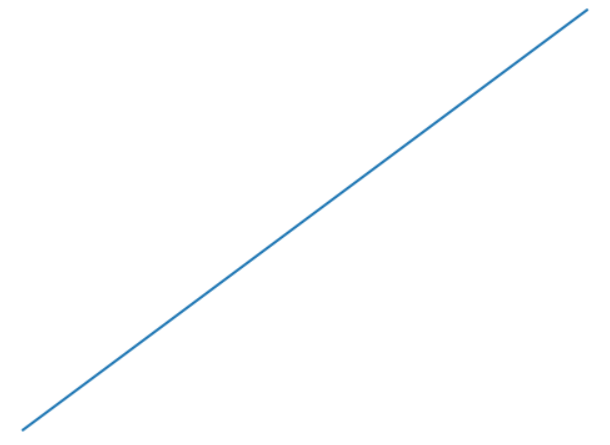
#> input picture plot2.png, 610 x 445 px
$ jupyter execute --allow-errors adasdad.ipynb
#> lines starting #> are read from the running program, lines starting #| are printed output that depends on the picture; after the words box and inside, x2 and y2 are one past the last pixel; in counts of white or black regions, pixels touching at a corner belong together
[cell 1]
import cv2
import matplotlib.pyplot as plt
import numpy as np
import pandas as pd
import numpy as np
from skimage.io import imread
from skimage.util import montage as montage2d
from skimage.morphology import skeletonize
from skimage.filters import threshold_yen as thresh_func
from skimage.filters import median
from skimage.morphology import disk, diamond
from skimage.morphology import label as sk_label #ndimage has function label as well with different call
from skimage.morphology import opening, closing
from skimage.morphology import medial_axis
from skimage.morphology import skeletonize
from skimage import draw
from scipy import ndimage
import networkx as nx
from IPython.display import Image
import pandas as pd

[cell 2]
def Image_read_thresh(img_path):
  img=cv2.imread(img_path,0)#reading image as a grayscale
  plt.imshow(img,cmap='gray')

  ret,thresh = cv2.threshold(img,127,255,cv2.THRESH_BINARY)
  plt.imshow(thresh,cmap='gray')

[cell 3]
img=cv2.imread('plot2.png',0)#reading image as a grayscale
#> img: shape (445, 610); min 112, max 255, mean 254
ret,thresh = cv2.threshold(img,127,255,cv2.THRESH_BINARY)
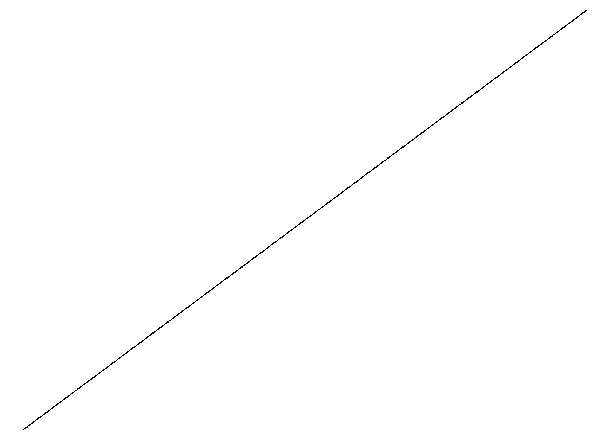
#> thresh: shape (445, 610); 99.7% white; black in thin lines or dots, all inside (x1, y1, x2, y2) = (23, 10, 587, 430)
np.count_nonzero(thresh==0)
#> Out = 803

[cell 4]
edges = cv2.Canny(img,100,200)
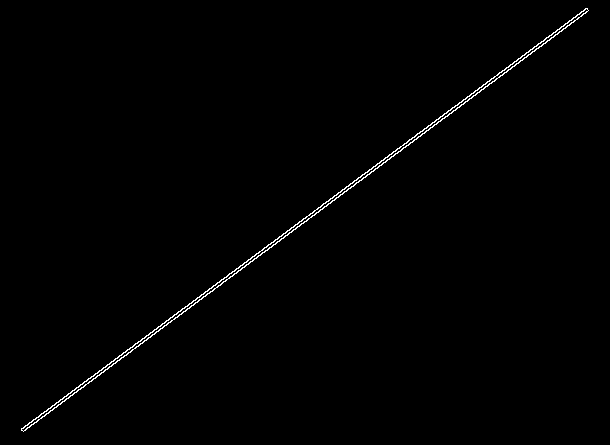
#> edges: shape (445, 610); 0.72% white in thin lines or dots, all inside (x1, y1, x2, y2) = (21, 8, 589, 432)
plt.imshow(edges,cmap = 'gray');plt.title('Edge Image')
#> (this line was passed over: IPython is not available in this run)
#> (this line was passed over: IPython is not available in this run)

[cell 5]
def stroke_thickness_img(in_img):
    skel, distance = medial_axis(in_img, return_distance=True)
    skeleton = skeletonize(in_img)
    # Distance to the background for pixels of the skeleton
    plt.imshow(skeleton,cmap='gray')
    return skeleton *distance

[cell 6]
thresh[thresh == 255] = 1

[cell 7]
def read_and_thresh(in_path, resize=True):
    c_img = process_imread(in_path, resize=resize)
    c_img = (255*c_img).clip(0, 255).astype('uint8')
    c_img = median(c_img, disk(1))
    c_thresh = thresh_func(c_img)
    return c_img>c_thresh

[cell 8]
from skimage.io import imread

[cell 9]
plt.plot(np.cos(np.arange(0,np.pi,0.1)))
#> (this line was passed over: IPython is not available in this run)
plt.savefig('sine.png')
#> (this line was passed over: IPython is not available in this run)

[cell 10]
np.cos(np.arange(0,np.pi,0.1))

[cell 11]
z=imread("plot2.png")

[cell 12]
def process_imread(in_path, resize=True):
    """read images, invert and scale them"""
#> called with in_path = 'plot2.png', resize = False
    c_img = 1.0-imread(in_path, as_gray=True)
#> c_img: shape (445, 610) float64; min 0, max 0.589, mean 0.00402
    max_dim = np.max(c_img.shape)
#> max_dim = 610
    if not resize:
        return c_img
    if c_img.shape==(256, 256):
        return c_img
    if max_dim>256:
        big_dim = 512
    else:
        big_dim = 256
    """ pad with zeros and center image, sizing to either 256 or 512"""
    out_img = np.zeros((big_dim, big_dim), dtype='float32')
    c_offset = (big_dim-c_img.shape[0])//2
    d_offset = c_img.shape[0]+c_offset

    e_offset = (big_dim-c_img.shape[1])//2
    f_offset = c_img.shape[1]+e_offset
    out_img[c_offset:d_offset, e_offset:f_offset] = c_img[:(d_offset-c_offset), :(f_offset-e_offset)]
    return out_img

[cell 13]
def read_and_thresh(in_path, resize=True):
    c_img = process_imread(in_path, resize=resize)
    c_img = (255*c_img).clip(0, 255).astype('uint8')
    c_img = median(c_img, disk(1))
    c_thresh = thresh_func(c_img)
#> c_thresh = 5
    return c_img>c_thresh
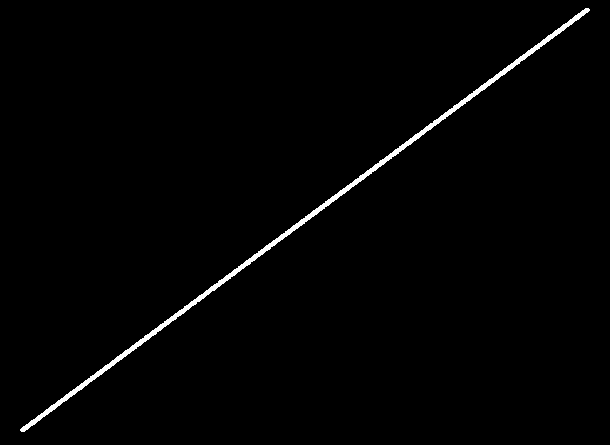
#> returned value: shape (445, 610) bool; 1.2% white; 1 white region, box (x1, y1, x2, y2) and area: (20, 8, 590, 432) 3385

[cell 14]
img=read_and_thresh("plot2.png",False)
skel=skeletonize(img)
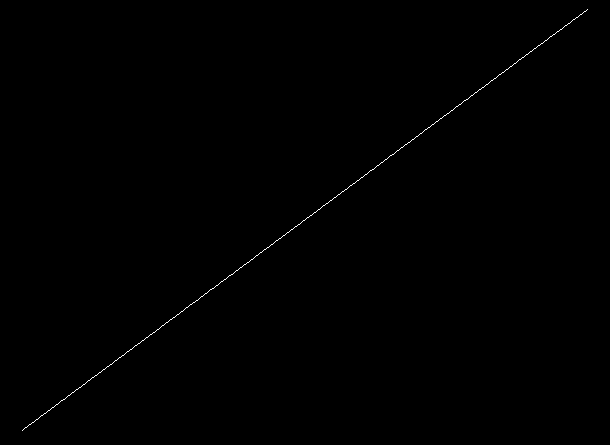
#> skel: shape (445, 610) bool; 0.21% white in thin lines or dots, all inside (x1, y1, x2, y2) = (22, 9, 588, 431)

[cell 15]
skel[-1]

[cell 16]
plt.imshow(skeletonize(skel),cmap="gray")
#> (this line was passed over: IPython is not available in this run)

[cell 17]
plt.imshow(skel[500:][200:],cmap="gray")
#> (this line was passed over: IPython is not available in this run)

#> (a cell that did not finish here is left out)

[cell 19]
plt.imshow(np.flipud(skel))
#> (this line was passed over: IPython is not available in this run)
